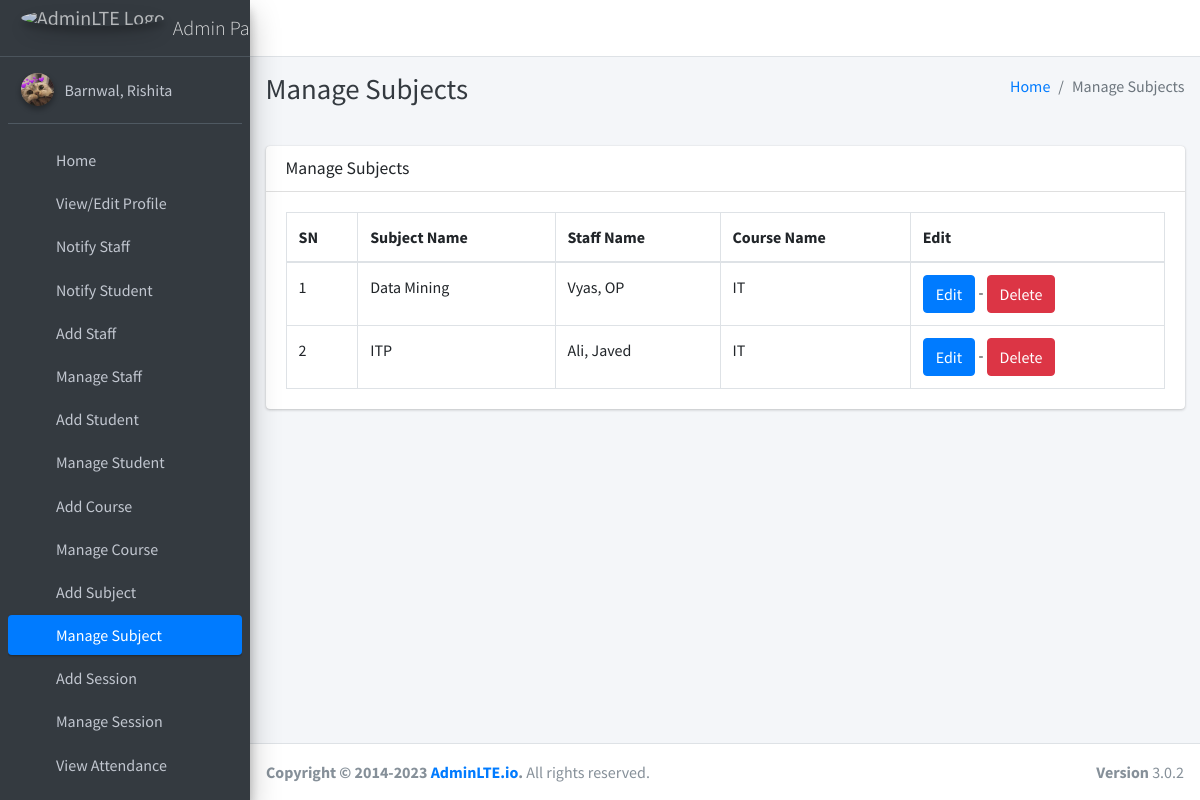
The app's page /subject/manage/ (signed in) with its own data.
### main_app/models.py (models this page shows, shortened)
class CustomUser(AbstractUser):
    USER_TYPE = ((1, "HOD"), (2, "Staff"), (3, "Student"))
    GENDER = [("M", "Male"), ("F", "Female")]
    username = None  # Removed username, using email instead
    email = models.EmailField(unique=True)
    user_type = models.CharField(default=1, choices=USER_TYPE, max_length=1)
    gender = models.CharField(max_length=1, choices=GENDER)
    profile_pic = models.ImageField()
    address = models.TextField()
    fcm_token = models.TextField(default="")  # For firebase notifications
    created_at = models.DateTimeField(auto_now_add=True)
    updated_at = models.DateTimeField(auto_now=True)
    USERNAME_FIELD = "email"
    REQUIRED_FIELDS = []
    objects = CustomUserManager()
    def __str__(self):
        return self.last_name + ", " + self.first_name

class Subject(models.Model):
    name = models.CharField(max_length=120)
    staff = models.ForeignKey(Staff,on_delete=models.CASCADE,)
    course = models.ForeignKey(Course, on_delete=models.CASCADE)
    updated_at = models.DateTimeField(auto_now=True)
    created_at = models.DateTimeField(auto_now_add=True)

class Staff(models.Model):
    course = models.ForeignKey(Course, on_delete=models.DO_NOTHING, null=True, blank=False)
    admin = models.OneToOneField(CustomUser, on_delete=models.CASCADE)

class Course(models.Model):
    name = models.CharField(max_length=120)
    created_at = models.DateTimeField(auto_now_add=True)
    updated_at = models.DateTimeField(auto_now=True)

### main_app/hod_views.py (the view)
# urls.py: path("subject/manage/", hod_views.manage_subject, name='manage_subject'),
def manage_subject(request):
    subjects = Subject.objects.all()
    context = {
        'subjects': subjects,
        'page_title': 'Manage Subjects'
    }
    return render(request, "hod_template/manage_subject.html", context)

### main_app/templates/hod_template/manage_subject.html
{% extends 'main_app/base.html' %}
{% load static %}
{% block page_title %}{{page_title}}{% endblock page_title %}
{% block content %}
<section class="content">
    <div class="container-fluid">
        <div class="row">
            <div class="col-md-12">
                <div class="card">
                    <div class="card-header">
                        <h3 class="card-title">{{page_title}}</h3>
                    </div>
                    <div class="card-body">
                        <table id="example2" class="table table-bordered table-hover">
                            <thead>
                                <tr>
                                    <th>SN</th>
                                    <th>Subject Name</th>
                                    <th>Staff Name</th>
                                    <th>Course Name</th>
                                    <th>Edit</th>
                                </tr>
                            </thead>
                            <tbody>
                                {% for subject in subjects %}
                                <tr>
                                    <td>{{ forloop.counter }}</td>
                                    <td>{{subject.name}}</td>
                                    <td>{{subject.staff.admin}}</td>
                                    <td>{{subject.course.name}}</td>
                                    <td>
                                        <a href="{% url 'edit_subject' subject.id %}" class="btn btn-primary">Edit</a> -
                                        <a href="{% url 'delete_subject' subject.id %}" onclick="return confirm('Are you sure you want to delete this ?')" class="btn btn-danger">Delete</a>
                                    </td>
                                </tr>
                                {% endfor %}
                            </tbody>
                        </table>
                    </div>
                </div>
            </div>
        </div>
    </div>
</section>
{% endblock content %}

### main_app/templates/main_app/sidebar_template.html (shortened to what this page needs)
{% load static %}
<aside class="main-sidebar sidebar-dark-primary elevation-4">
{% if request.user.user_type == '1' %}
    <a href="{% url 'admin_home' %}" class="brand-link">
        <img src="{% static 'dist/img/AdminLTELogo.png' %} " alt="AdminLTE Logo"
            class="brand-image img-circle elevation-3" style="opacity: .8">
        <span class="brand-text font-weight-light">Admin Panel</span>
    </a>
    <div class="sidebar">
        <div class="user-panel mt-3 pb-3 mb-3 d-flex">
            <div class="image">
                <img src="{{ request.user.profile_pic}}" class="img-circle elevation-2" alt="User Image">
            </div>
            <div class="info">
                <a href="#" class="d-block">{{user}}</a>
            </div>
        </div>
        <nav class="mt-2">
            <ul class="nav nav-pills nav-sidebar flex-column" data-widget="treeview" role="menu" data-accordion="false">
                <li class="nav-item">
                    {% url 'admin_home' as admin_home %}
                    <a href="{{admin_home}}" class="nav-link {% if admin_home == request.path %} active {% endif %}">
                        <i class="nav-icon fas fa-th"></i>
                        <p>
                            Home
                        </p>
                    </a>
                </li>
                <li class="nav-item">
                    {% url 'admin_view_profile' as admin_view_profile %}
                    <a href="{{admin_view_profile}}" class="nav-link {% if admin_view_profile == request.path %} active {% endif %}">
                        <i class="nav-icon fas fa-th"></i>
                        <p>
                            View/Edit Profile
                        </p>
                    </a>
                </li>
                <li class="nav-item">
                    {% url 'admin_notify_staff' as admin_notify_staff %}
                    <a href="{{admin_notify_staff}}" class="nav-link {% if admin_notify_staff == request.path %} active {% endif %}">
                        <i class="nav-icon fas fa-th"></i>
                        <p>
                            Notify Staff
                        </p>
                    </a>
                </li>
                <li class="nav-item">
                    {% url 'admin_notify_student' as admin_notify_student %}
                    <a href="{{admin_notify_student}}" class="nav-link {% if admin_notify_student == request.path %} active {% endif %}">
                        <i class="nav-icon fas fa-th"></i>
                        <p>
                            Notify Student
                        </p>
                    </a>
                </li>
                <li class="nav-item">
                    {% url 'add_staff' as add_staff %}
                    <a href="{{add_staff}}" class="nav-link {% if add_staff == request.path %} active {% endif %}">
                        <i class="nav-icon fas fa-th"></i>
                        <p>
                            Add Staff
                        </p>
                    </a>
                </li>
                <li class="nav-item">
                    {% url 'manage_staff' as manage_staff %}
                    {% url 'edit_staff' staff_id as edit_staff %}
                    <a href="{{manage_staff}}"
                        class="nav-link {% if manage_staff == request.path or request.path == edit_staff %} active {% endif %}">
                        <i class="nav-icon fas fa-th"></i>
                        <p>
                            Manage Staff
                        </p>
                    </a>
                </li>
                <li class="nav-item">
                    {% url 'add_student' as add_student%}
                    <a href="{{add_student}}" class="nav-link  {% if add_student == request.path %} active {% endif %}">
                        <i class="nav-icon fas fa-th"></i>
                        <p>
                            Add Student
                        </p>
                    </a>
                </li>
                <li class="nav-item">
                    {% url 'manage_student' as manage_student %}
                    {% url 'edit_student' student_id as edit_student %}
                    <a href="{{manage_student}}"
                        class="nav-link  {% if edit_student == request.path or manage_student == request.path %} active {% endif %}">
                        <i class="nav-icon fas fa-th"></i>
                        <p>
                            Manage Student
                        </p>
                    </a>
                </li>
                <li class="nav-item">
                    {% url 'add_course' as add_course %}
                    <a href="{{add_course}}" class="nav-link  {% if add_course == request.path %} active {% endif %}">
                        <i class="nav-icon fas fa-th"></i>
                        <p>
                            Add Course
                        </p>
                    </a>
                </li>
                <li class="nav-item">
                    {% url 'manage_course' as manage_course %}
                    {% url 'edit_course' course_id as edit_course %}
                    <a href="{{manage_course}}"
                        class="nav-link  {% if edit_course == request.path or manage_course == request.path %} active {% endif %}">
                        <i class="nav-icon fas fa-th"></i>
                        <p>
                            Manage Course
                        </p>
                    </a>
                </li>
                <li class="nav-item">
                    {% url 'add_subject' as add_subject %}
                    <a href="{{add_subject}}" class="nav-link  {% if add_subject == request.path %} active {% endif %}">
                        <i class="nav-icon fas fa-th"></i>
                        <p>
                            Add Subject
                        </p>
                    </a>
                </li>
                <li class="nav-item">
                    {% url 'manage_subject' as manage_subject %}
                    {% url 'edit_subject' subject_id as edit_subject %}
                    <a href="{{manage_subject}}"
                        class="nav-link  {% if edit_subject == request.path or manage_subject == request.path %} active {% endif %}">
                        <i class="nav-icon fas fa-th"></i>
                        <p>
                            Manage Subject
                        </p>
                    </a>
                </li>
                <li class="nav-item">
                    {% url 'add_session' as add_session %}
                    <a href="{{add_session}}" class="nav-link  {% if add_session == request.path %} active {% endif %}">
                        <i class="nav-icon fas fa-th"></i>
                        <p>
                            Add Session
                        </p>
                    </a>
                </li>
                <li class="nav-item">
                {% url 'manage_session' as manage_session %}
                {% url 'edit_session' session_id as edit_session %}
                <a href="{{manage_session}}"
                    class="nav-link  {% if edit_session == request.path or manage_session == request.path %} active {% endif %}">
                    <i class="nav-icon fas fa-th"></i>
                    <p>
                        Manage Session
                    </p>
                </a>
        </li>
                <li class="nav-item">
                    {% url 'admin_view_attendance' as admin_view_attendance %}
                    <li class="nav-item">
                        <a href="{{admin_view_attendance}}" class="nav-link  {% if admin_view_attendance == request.path %} active {% endif %}">
                            <i class="nav-icon fas fa-th"></i>
                            <p>
                                View Attendance
                            </p>
                        </a>
                    </li>
            <li class="nav-item">
                {% url 'student_feedback_message' as student_feedback_message %}
                <a href="{{ student_feedback_message }}" class="nav-link  {% if student_feedback_message == request.path %} active {% endif %}">
                    </a>
                </li>
{% endif %}
</ul>
</nav>
</div>
</aside>

### records on screen
CustomUser: last_name+first_name "Barnwal, Rishita"
Subject: name "Data Mining", staff.admin "Vyas, OP", course.name "IT"
Subject: name "ITP", staff.admin "Ali, Javed", course.name "IT"

### other values on screen
{{ page_title }} "Manage Subjects"
